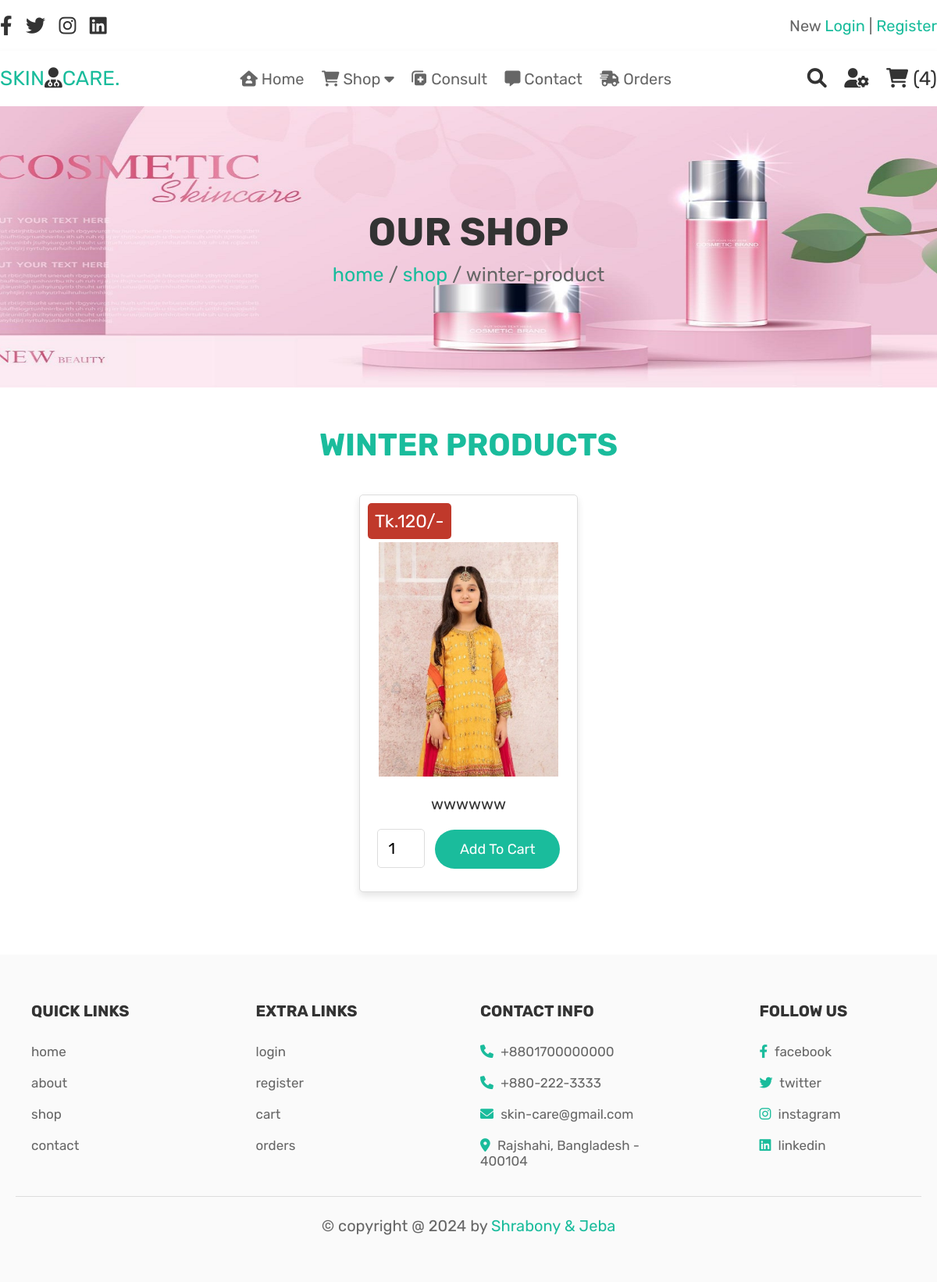
The app's page /winter_product.php (signed in) with its own data.
### tables this page shows
CREATE TABLE `products` (
  `id` int(50) NOT NULL,
  `name` varchar(100) NOT NULL,
  `price` int(100) NOT NULL,
  `image` varchar(100) NOT NULL,
  `category` varchar(100) NOT NULL
);

### winter_product.php (the view, shortened to what this page needs)
<?php
include 'config.php';
?>
<!DOCTYPE html>
<html lang="en">
<head>
   <link rel="stylesheet" href="https://cdnjs.cloudflare.com/ajax/libs/font-awesome/6.0.0/css/all.min.css">
   <link rel="stylesheet" href="css/style.css">
</head>
<body>
<?php include 'header.php'; ?>
<div class="heading">
   <h3>our shop</h3>
   <p> <a href="home.php">home</a> / <a href="./shop.php">shop</a> / winter-product</p>
</div>
<section class="products space">
   <h1 class="title">Winter products</h1>
   <div class="box-container">
      <?php
         $select_products = mysqli_query($conn, "SELECT * FROM `products` where category = 'winter-product'") or die('query failed');
         if(mysqli_num_rows($select_products) > 0){
            while($fetch_products = mysqli_fetch_assoc($select_products)){
      ?>
     <form action="" method="post" class="box">
      <img class="image" src="uploaded_img/<?php echo $fetch_products['image']; ?>" alt="">
      <div class="name"><?php echo $fetch_products['name']; ?></div>
      <div class="price">Tk.<?php echo $fetch_products['price']; ?>/-</div>
      <input type="number" min="1" name="product_quantity" value="1" class="qty">
      <input type="submit" value="add to cart" name="add_to_cart" class="btn">
     </form>
      <?php
         }
      }else{
         echo '<p class="empty">no products added yet!</p>';
      }
      ?>
   </div>
</section>
<?php include 'footer.php'; ?>
</body>
</html>

### css/style.css (style rules this page uses)
:root { --green-sea:#1abc9c; --red:#c0392b; --blue:#3498db; --black:#333; --white:#fff; --light-color:#666; --light-white:#ccc; --light-bg:#fafafa; --border:.1rem solid #ddd; --box-shadow:0 .5rem 1rem rgba(0,0,0,.1); }
* { font-family: 'Rubik', sans-serif; margin:0; padding:0; box-sizing: border-box; outline: none; border:none; text-decoration: none; transition:all .2s linear; }
html { font-size: 62.5%; overflow-x: hidden; }
section { padding:3rem 2rem; }
.title { text-align: center; margin-bottom: 2rem; text-transform: uppercase; color:var(--black); font-size: 4rem; }
.btn, .option-btn, .delete-btn, .white-btn { display: inline-block; margin-top: 1rem; padding:1.4rem 3.2rem; cursor: pointer; color:var(--white); font-size: 1.8rem; border-radius: 2.5rem; text-transform: capitalize; }
.white-btn, .btn { background-color: var(--green-sea); }
.heading { min-height: 45vh; display: flex; flex-flow: column; align-items: center; justify-content: center; gap:1rem; background: url(../images/heading-bg.webp) no-repeat; background-size: cover; background-position: top center; text-align: center; }
.heading h3 { font-size: 5rem; color:var(--black); text-transform: uppercase; }
.heading p { font-size: 2.5rem; color:var(--light-color); }
.heading p a { color:var(--green-sea); }
.products .box-container { max-width: 1200px; margin:0 auto; display: grid; grid-template-columns: repeat(auto-fit, 28rem); align-items: flex-start; gap:1.5rem; justify-content: center; }
.products .box-container .box { border-radius: .5rem; background-color: var(--white); box-shadow: var(--box-shadow); padding:2rem; text-align: center; border:var(--border); position: relative; overflow: hidden; }
.products .box-container .box .image { margin-top: 40px; height: 30rem; width: 23rem; }
.products .box-container .box .name { padding:1rem 0; font-size: 2rem; color:var(--black); margin-top: 10px; }
.products .box-container .box .qty { width: 26%; padding:1.2rem 1.4rem; border-radius: .5rem; border:var(--border); margin:1rem 0; margin-right: 10px; font-size: 2rem; }
.products .box-container .box .price { position: absolute; top:1rem; left:1rem; border-radius: .5rem; padding:.9rem; font-size: 2.3rem; color:var(--white); background-color: var(--red); }
.products .title, .shopping-cart h1 { padding: 20px 0; color: var(--green-sea); }
.space { margin-bottom: 50px; }

### records on screen
products: image (picture), name "wwwwww", price "120"

### other values on screen
$cart_rows_number "4"
